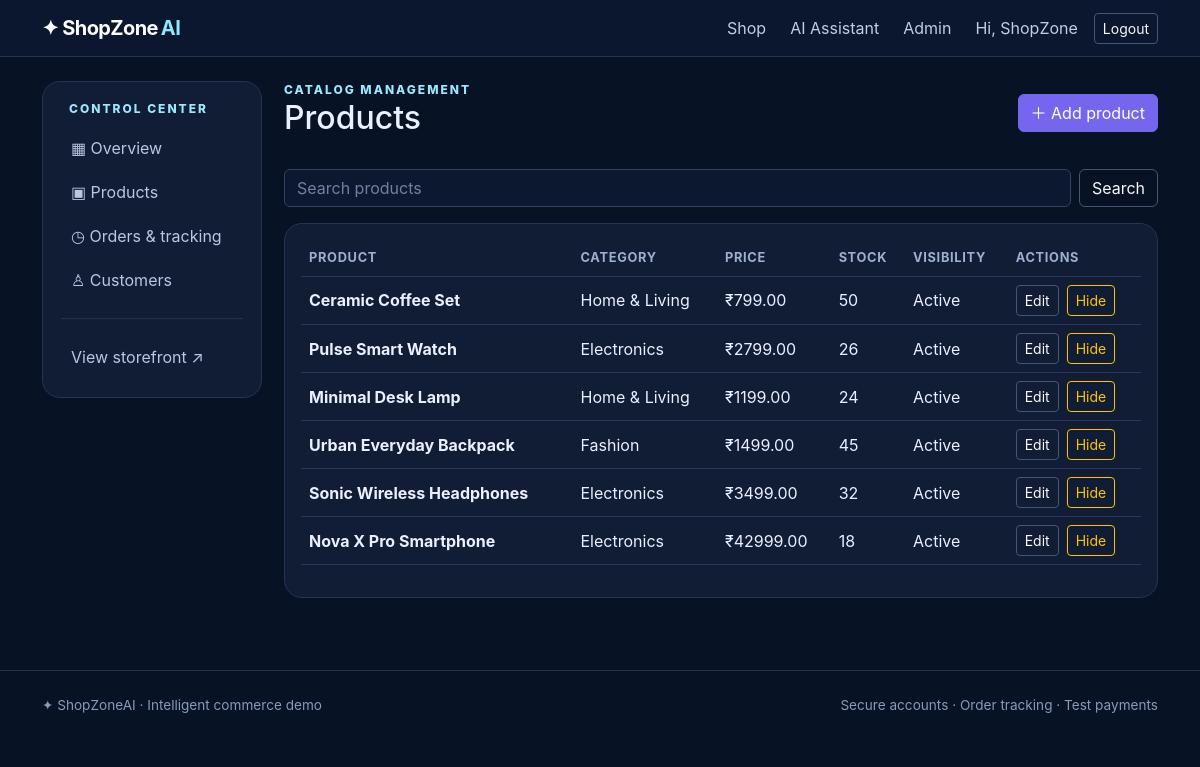
The app's page /admin/products (signed in) with its own data.
### app.py (models this page shows)
class User(db.Model):
    id = db.Column(db.Integer, primary_key=True)
    name = db.Column(db.String(90), nullable=False)
    email = db.Column(db.String(140), unique=True, nullable=False, index=True)
    phone = db.Column(db.String(25))
    password_hash = db.Column(db.String(255), nullable=False)
    role = db.Column(db.String(15), default='user', nullable=False)
    active = db.Column(db.Boolean, default=True)
    created_at = db.Column(db.DateTime, default=datetime.utcnow)

class Product(db.Model):
    id = db.Column(db.Integer, primary_key=True)
    name = db.Column(db.String(140), nullable=False)
    category = db.Column(db.String(70), nullable=False, default='General')
    description = db.Column(db.Text, nullable=False, default='')
    price = db.Column(db.Numeric(12,2), nullable=False, default=0)
    compare_price = db.Column(db.Numeric(12,2), default=0)
    stock = db.Column(db.Integer, nullable=False, default=0)
    image = db.Column(db.String(255), default='')
    active = db.Column(db.Boolean, default=True)
    featured = db.Column(db.Boolean, default=False)
    created_at = db.Column(db.DateTime, default=datetime.utcnow)

### app.py (the view)
@app.route('/admin/products')
@admin_required
def admin_products():
    q=request.args.get('q','').strip()
    query=Product.query
    if q: query=query.filter(Product.name.ilike(f'%{q}%'))
    return render_template('admin/products.html',products=query.order_by(Product.created_at.desc()).all(),q=q)

### app.py (called while the page is built)
def current_user():
    uid = session.get('user_id')
    return db.session.get(User, uid) if uid else None

@app.context_processor
def inject_globals():
    u = current_user()
    count = CartItem.query.filter_by(user_id=u.id).count() if u and u.role == 'user' else 0
    return {'current_user':u, 'cart_count':count, 'currency':os.getenv('CURRENCY','INR')}

def login_required(role=None):
    def deco(fn):
        @wraps(fn)
        def wrapper(*args, **kwargs):
            u=current_user()
            if not u or not u.active:
                session.clear(); flash('Please sign in to continue.','warning')
                return redirect(url_for('login', next=request.path))
            if role and u.role != role: abort(403)
            return fn(*args, **kwargs)
        return wrapper
    return deco

### templates/admin/products.html
{% extends 'admin/base_admin.html' %}{% block admin_content %}<div class="d-flex justify-content-between align-items-center mb-4"><div><div class="eyebrow">Catalog management</div><h1 class="h2">Products</h1></div><a class="btn btn-primary" href="{{ url_for('product_new') }}">＋ Add product</a></div><form class="mb-3 d-flex gap-2"><input class="form-control" name="q" value="{{ q }}" placeholder="Search products"><button class="btn btn-outline-light">Search</button></form><div class="panel p-3 table-responsive"><table class="table align-middle"><thead><tr><th>Product</th><th>Category</th><th>Price</th><th>Stock</th><th>Visibility</th><th>Actions</th></tr></thead><tbody>{% for p in products %}<tr><td><b>{{ p.name }}</b></td><td>{{ p.category }}</td><td>₹{{ '%.2f'|format(p.price) }}</td><td>{{ p.stock }}</td><td>{{ 'Active' if p.active else 'Hidden' }}</td><td class="d-flex gap-2"><a class="btn btn-sm btn-outline-light" href="{{ url_for('product_edit',pid=p.id) }}">Edit</a><form method="post" action="{{ url_for('product_toggle',pid=p.id) }}"><button class="btn btn-sm btn-outline-warning">{{ 'Hide' if p.active else 'Publish' }}</button></form></td></tr>{% else %}<tr><td colspan="6">No products found.</td></tr>{% endfor %}</tbody></table></div>{% endblock %}

### templates/base.html (shortened to what this page needs)
<!doctype html><html lang="en"><head><meta charset="utf-8"><meta name="viewport" content="width=device-width, initial-scale=1">
<link href="https://cdn.jsdelivr.net/npm/bootstrap@5.3.3/dist/css/bootstrap.min.css" rel="stylesheet">
<link href="{{ url_for('static',filename='style.css') }}" rel="stylesheet"></head><body>
<nav class="navbar navbar-expand-lg navbar-dark nav-glass sticky-top"><div class="container">
<a class="navbar-brand fw-bold" href="{{ url_for('home') }}">✦ ShopZone<span class="brand-ai">AI</span></a>
<div class="collapse navbar-collapse" id="nav"><ul class="navbar-nav ms-auto align-items-lg-center gap-lg-2">
<li><a class="nav-link" href="{{ url_for('products') }}">Shop</a></li><li><a class="nav-link" href="{{ url_for('assistant') }}">AI Assistant</a></li>
{% if current_user and current_user.role=='admin' %}<li><a class="nav-link" href="{{ url_for('admin_dashboard') }}">Admin</a></li>{% endif %}
{% if current_user %}<li class="nav-item"><span class="nav-link small text-info">Hi, {{ current_user.name.split()[0] }}</span></li><li><a class="btn btn-sm btn-outline-light" href="{{ url_for('logout') }}">Logout</a></li>
{% else %}<li><a class="nav-link" href="{{ url_for('login') }}">Login</a></li><li><a class="btn btn-sm btn-primary px-3" href="{{ url_for('register') }}">Create account</a></li>{% endif %}
</ul></div></div></nav>
<main class="container py-4">{% block content %}{% endblock %}</main>
<footer class="footer mt-5"><div class="container py-4 d-flex flex-wrap justify-content-between gap-2"><span>✦ ShopZoneAI · Intelligent commerce demo</span><span>Secure accounts · Order tracking · Test payments</span></div></footer>
<script src="https://cdn.jsdelivr.net/npm/bootstrap@5.3.3/dist/js/bootstrap.bundle.min.js"></script></body></html>

### static/style.css (style rules this page uses)
:root { --ink:#eaf0ff;--muted:#9aa8c7;--panel:#111c35;--line:#253454;--accent:#8b7cff }
* { box-sizing:border-box }
body { background:#081225;color:var(--ink);min-height:100vh;font-family:Inter,ui-sans-serif,system-ui,-apple-system,"Segoe UI",sans-serif }
.nav-glass { background:#0c1830ed;border-bottom:1px solid #253454;backdrop-filter:blur(18px) }
.navbar-brand { letter-spacing:-.6px }
.brand-ai { color:#8ee6ff;margin-left:3px }
.nav-link { color:#c3cde3!important }
.eyebrow { color:#9ce9ff;text-transform:uppercase;letter-spacing:2px;font-size:.75rem;font-weight:800 }
.panel,.product-card,.stat-card,.admin-side { background:var(--panel);border:1px solid var(--line);border-radius:18px }
.btn-primary { background:#7467ee;border-color:#7467ee }
.btn-outline-light { border-color:#455675 }
.form-control,.form-select { background:#0c1830;border-color:#334361;color:#edf2ff }
.form-control::placeholder { color:#71809f }
.table { --bs-table-bg:transparent;--bs-table-color:#eaf0ff;--bs-table-border-color:#293957 }
.table thead th { color:#9eafd0;font-size:.8rem;text-transform:uppercase;letter-spacing:.7px }
.footer { border-top:1px solid #23324d;color:#8999b8;font-size:.85rem }

### records on screen
User: name "ShopZone"
Product: name "Ceramic Coffee Set", category "Home & Living", price "799.00", stock "50", active "Active", active "Hide"
Product: name "Pulse Smart Watch", category "Electronics", price "2799.00", stock "26", active "Active", active "Hide"
Product: name "Minimal Desk Lamp", category "Home & Living", price "1199.00", stock "24", active "Active", active "Hide"
Product: name "Urban Everyday Backpack", category "Fashion", price "1499.00", stock "45", active "Active", active "Hide"
Product: name "Sonic Wireless Headphones", category "Electronics", price "3499.00", stock "32", active "Active", active "Hide"
Product: name "Nova X Pro Smartphone", category "Electronics", price "42999.00", stock "18", active "Active", active "Hide"
